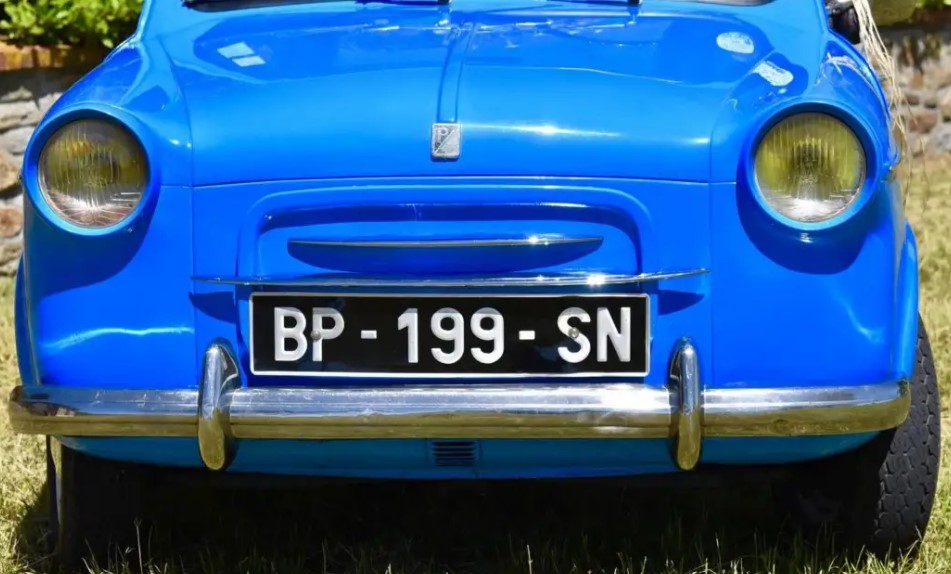
#> input picture ocr_test/car.jpg, 951 x 574 px
$ python find_license_plate.py
#> lines starting #> are read from the running program, lines starting #| are printed output that depends on the picture; after the words box and inside, x2 and y2 are one past the last pixel; in counts of white or black regions, pixels touching at a corner belong together
import cv2
import pytesseract
from PIL import Image
img = cv2.imread('car.jpg')
#> img is the input picture: shape (574, 951, 3); mean B, G, R 146.5, 94.3, 45.6
gray = cv2.cvtColor(img, cv2.COLOR_BGR2GRAY)
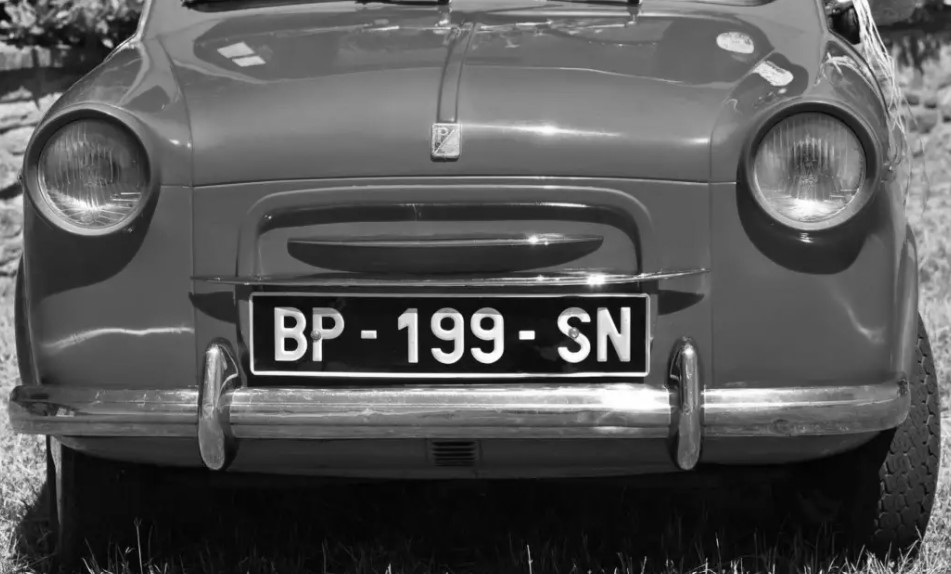
#> gray: shape (574, 951); min 0, max 255, mean 85.7

img_blur = cv2.GaussianBlur(img, (21,21), 0)
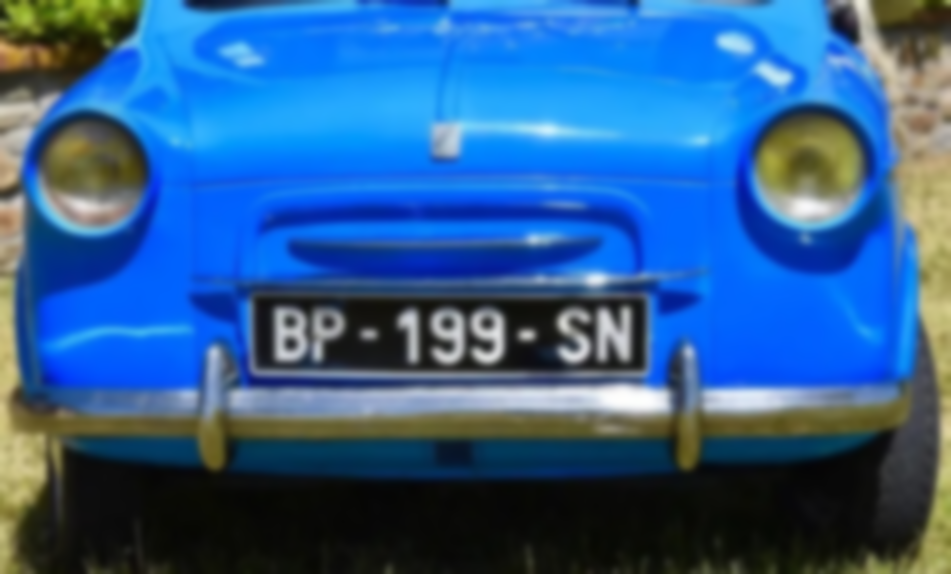
#> img_blur: shape (574, 951, 3); mean B, G, R 146.5, 94.3, 45.6
img_canny = cv2.Canny(img, 30, 150)
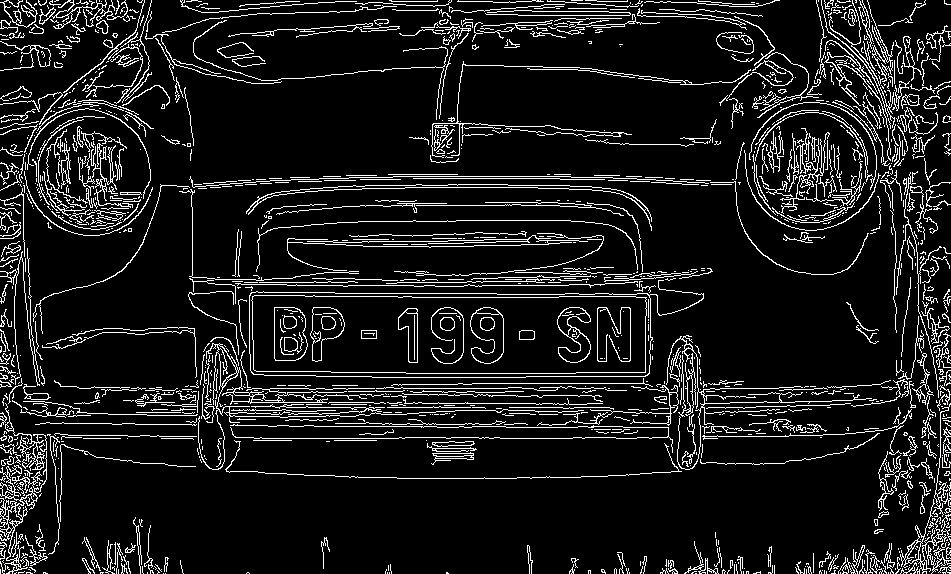
#> img_canny: shape (574, 951); 10.3% white in thin lines or dots

contours, hierarchy = cv2.findContours(img_canny, cv2.RETR_EXTERNAL, cv2.CHAIN_APPROX_SIMPLE)
#> contours = 1248 contours, 1141 with area under 20; largest, box (x1, y1, x2, y2) and area: (249, 280, 704, 378) 33299, (246, 184, 652, 231) 1145, (198, 343, 584, 470) 780, (0, 465, 38, 574) 523, (900, 499, 951, 574) 478
contours = sorted(contours, key=cv2.contourArea, reverse=True)[:10]
#> contours = 10 contours; largest, box (x1, y1, x2, y2) and area: (249, 280, 704, 378) 33299, (246, 184, 652, 231) 1145, (198, 343, 584, 470) 780, (0, 465, 38, 574) 523, (900, 499, 951, 574) 478

for item in contours:
    rect = cv2.boundingRect(item)
    x = rect[0]
    y = rect[1]
    weight = rect[2]
    height = rect[3]
    if weight / height > 4:
        cv2.rectangle(img, (x, y), (x+weight, y+height), (0, 0, 255), 3)
        crop_img = gray[y:y+height,x:x+weight]

        cv2.imshow("crop img",crop_img)
        cv2.waitKey(0)

        pytesseract.pytesseract.tesseract_cmd = r"C:\Program Files\Tesseract-OCR\tesseract.exe"
        img2 = Image.fromarray(cv2.cvtColor(crop_img, cv2.COLOR_BGR2RGB))
#> (the run stopped early here; a loop or call above may not have finished)
